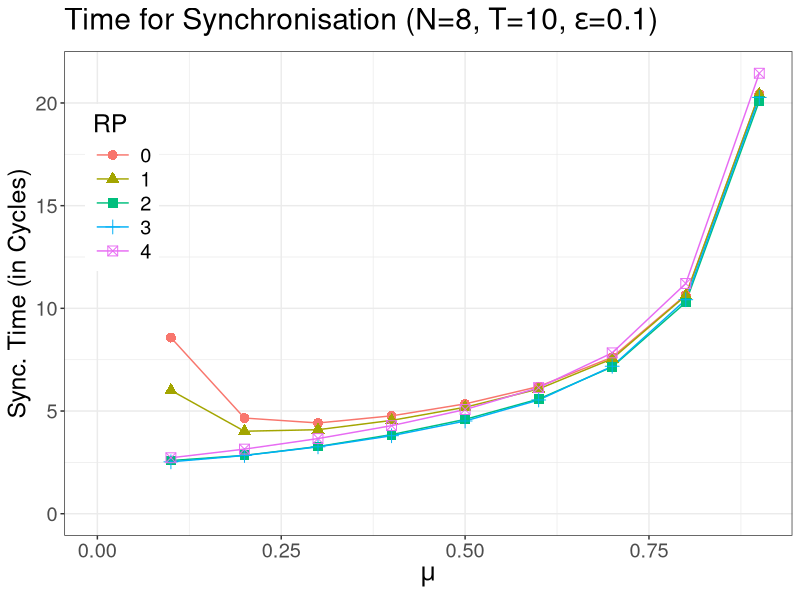
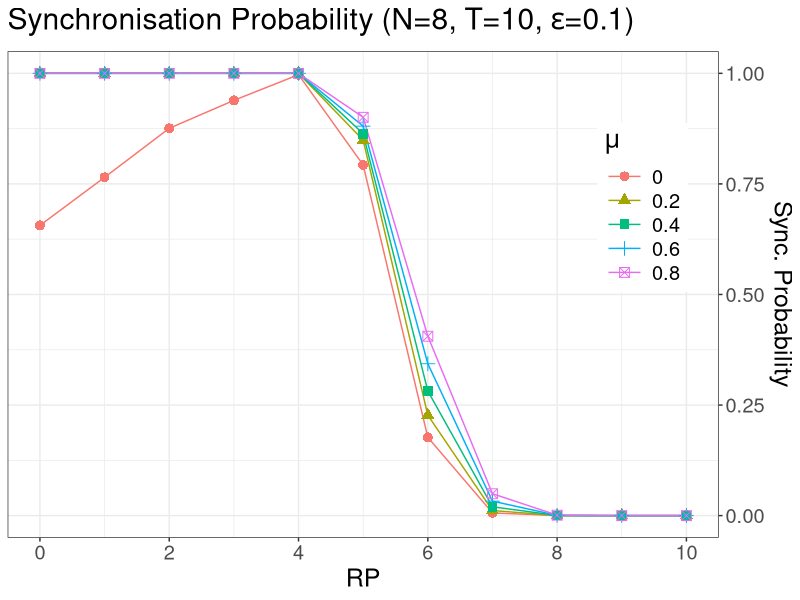
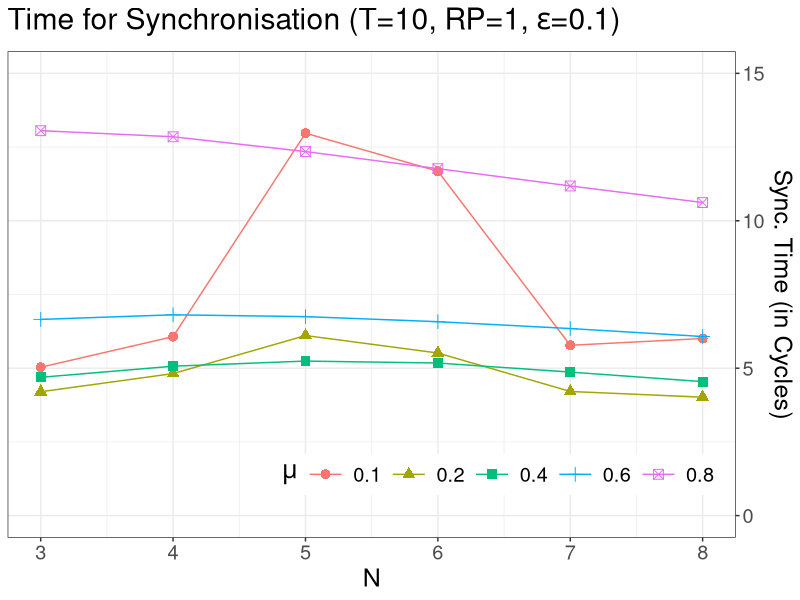
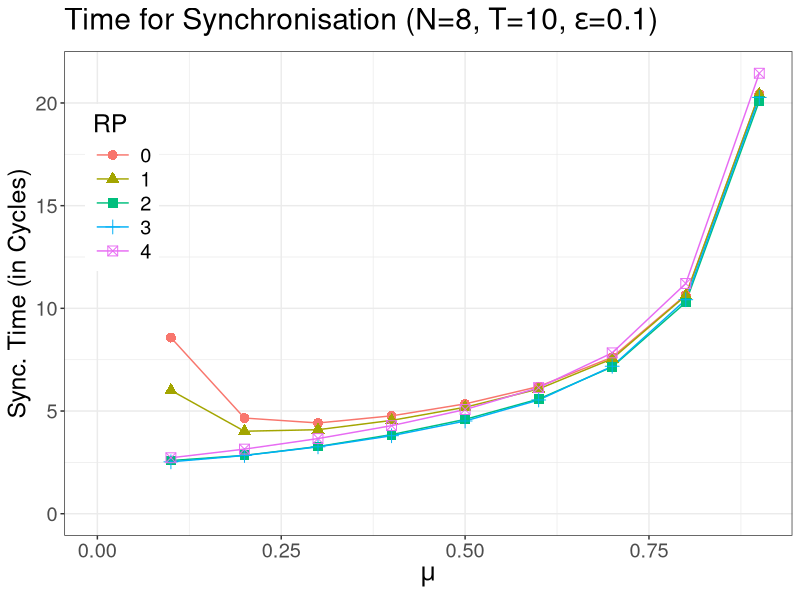
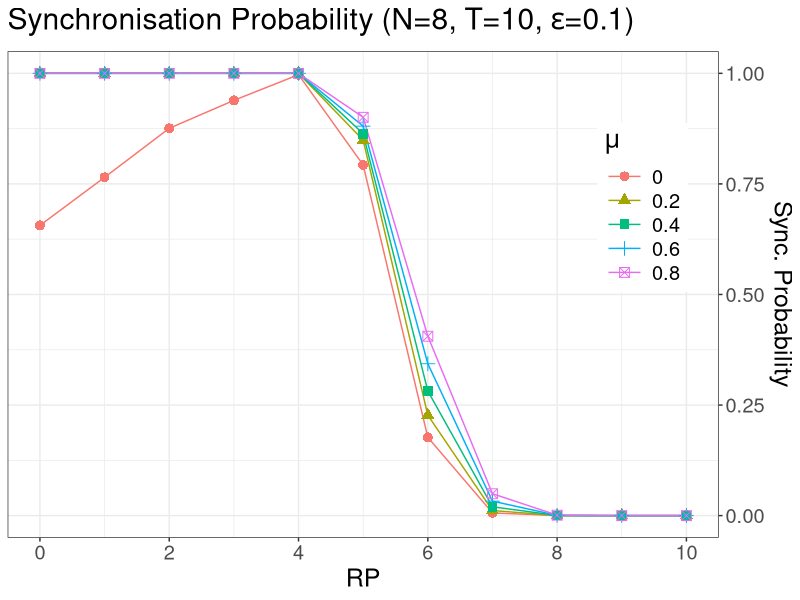
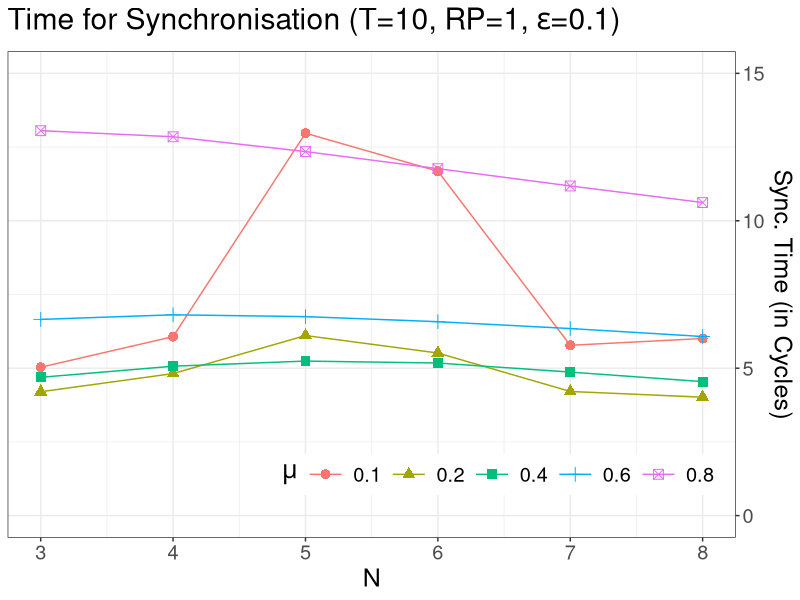

Write the R code that produced these figures, in order.
library(ggplot2)
#library(xtable)

#
# Load the model checking results. The first 5 columns are the parameters of 
# the model. Then we have 3 sections of 7 columns each. Within these sections, we have 
# the following structure:
# model checking result, model construction time, states of the model, transistions of the model, size of probability matrix, time for model checking, memory for model checking
#
# The first section contains the result for checking P=?[F synchronised], the second for R{"time_to_synch"}=? [F synchronised]
# The third section contains results we did not use for the analysis.

n3 = read.csv("ms_n3.csv",
              col.names=c("N","T","eps","RP", "ML",
                          "prob_sync","prob_mconst",  "prob_states", "prob_transitions", "prob_matrix","prob_mcheck", "prob_mem",
                          "time_sync","time_mconst", "time_states", "time_transitions", "time_matrix", "time_mcheck","time_mem" ,
                          "timef_sync","timef_mconst", "timef_states", "timef_transitions", "timef_matrix", "timef_mcheck","timef_mem"
              ), header=FALSE)

n4 = read.csv("ms_n4.csv",
              col.names=c("N","T","eps","RP", "ML",
                          "prob_sync","prob_mconst",  "prob_states", "prob_transitions", "prob_matrix","prob_mcheck", "prob_mem",
                          "time_sync","time_mconst", "time_states", "time_transitions", "time_matrix", "time_mcheck","time_mem",
                          "timef_sync","timef_mconst", "timef_states", "timef_transitions", "timef_matrix", "timef_mcheck","timef_mem"
              ),header=FALSE)

n5 = read.csv("ms_n5.csv",
              col.names=c("N","T","eps","RP", "ML",
                          "prob_sync","prob_mconst",  "prob_states", "prob_transitions", "prob_matrix","prob_mcheck", "prob_mem",
                          "time_sync","time_mconst", "time_states", "time_transitions", "time_matrix", "time_mcheck","time_mem",
                          "timef_sync","timef_mconst", "timef_states", "timef_transitions", "timef_matrix", "timef_mcheck","timef_mem"
              ),header=FALSE)
n6 = read.csv("ms_n6.csv",
              col.names=c("N","T","eps","RP", "ML",
                          "prob_sync","prob_mconst",  "prob_states", "prob_transitions", "prob_matrix","prob_mcheck", "prob_mem",
                          "time_sync","time_mconst", "time_states", "time_transitions", "time_matrix", "time_mcheck","time_mem",
                          "timef_sync","timef_mconst", "timef_states", "timef_transitions", "timef_matrix", "timef_mcheck","timef_mem"
              ),header=FALSE)
n7 = read.csv("ms_n7.csv",
              col.names=c("N","T","eps","RP", "ML",
                          "prob_sync","prob_mconst",  "prob_states", "prob_transitions", "prob_matrix","prob_mcheck", "prob_mem",
                          "time_sync","time_mconst", "time_states", "time_transitions", "time_matrix", "time_mcheck","time_mem",
                          "timef_sync","timef_mconst", "timef_states", "timef_transitions", "timef_matrix", "timef_mcheck","timef_mem"
              ),header=FALSE)

n8_prob = read.csv("ms-prob_n8.csv", 
              col.names=c("N","T","eps","RP", "ML", "U", "CD",
                          "prob_sync"),header=FALSE)

n8_time = read.csv("ms-time_n8.csv", 
              col.names=c("N","T","eps","RP", "ML", "U", "CD",
                          "time_sync"),header=FALSE)

n8 = merge(n8_prob, n8_time, by=c("N","T","eps","RP", "ML", "U", "CD"), all=TRUE)

keep = c( "N","T","eps","RP", "ML",
          "prob_sync", "time_sync")
# create a single dataframe containing the results
 rawdata = rbind(n3, n4)
 rawdata = rbind(rawdata,n5)
 rawdata = rbind(rawdata,n6)
 rawdata = rbind(rawdata,n7)
 rawdata = rawdata[keep]
 n8 = n8[keep]
 rawdata = rbind(rawdata,n8)

# some cleaning of the data: remove missing values (due to failure of prism) 
# and censordata for T > 10 :) (we did not get results for N=7 and T=11 in reasonable time)
prob_data <- rawdata[!is.na(rawdata$prob_sync) & rawdata$T < 11,]
time_data <- rawdata[!is.na(rawdata$time_sync)& rawdata$T < 11,]

# just out of curiosity, we save the missing values in new dataframes
#prob_missingdata <- rawdata[is.na(rawdata$prob_sync),]
#time_missingdata <- rawdata[is.na(rawdata$time_sync),]

# our own colour scheme, if colour is used in the graphs (most palettes do not contain enough colours)
col <- c("blue","red", "green","violet","black","orange",
         "steelblue4", "brown","yellowgreen", "darkgreen", 
         "palevioletred3", "salmon1", "chocolate4", "firebrick2",
         "grey43")


# size of the created pdfs
gheight <- 10
gwidth<-20
dotsize <- 3

# font size in created graphs 
gtext <- 18

# constants to define which graphs and tables should be created
create_graphs <- TRUE
create_tables <- FALSE

fix_n_t_e_prob_vs_ml <- TRUE
fix_n_t_e_prob_vs_rp <- TRUE
#fix_t_r_e_time_vs_N <- TRUE
fix_n_r_ml_time_vs_T <-FALSE
fix_n_r_e_time_vs_T <- FALSE
fix_n_ml_e_rp_perc <- FALSE
fix_t_r_ml_time_vs_N <-FALSE
fix_t_r_e_time_vs_N <-TRUE
fix_r_ml_e_time_vs_N <- FALSE
fix_r_ml_e_time_vs_T <-FALSE
checking_graphs <- FALSE

# greyscale or colour?
grey_scale <- FALSE

if (grey_scale) {
  scale <- scale_color_grey(end=0.7)
  
} else {
  #scale <-  scale_colour_manual(values= col) 
  scale <- scale_color_hue()
  
  }

# create graphs for visualising the model checking results
if(fix_n_t_e_prob_vs_ml & create_graphs) {
  for (n in c(8)) {
    for (t in c(10)) {
      for (e in c(0.1)) {
#        prob_data_set=prob_data[prob_data$N == n & prob_data$T == t & prob_data$eps ==e,]
        time_data_set=time_data[time_data$N == n & time_data$T == t & time_data$eps ==e ,]
        
        # prob_vs_ml <- ggplot(data=prob_data_set,aes(y = prob_sync, x = ML, color=factor(RP), shape=factor(RP)) ) +
        #   geom_line() +
        #   geom_point(size=3)+
        #   theme_bw()+
        #   scale+
        #   scale_shape_manual(values=1:nlevels(factor(prob_data$RP))) +
        #   ggtitle(substitute("M&S Synchronisation Probability (N="*n*", T="*t*","~epsilon*"="*e*")", list(n = bquote(.(n)), t = bquote(.(t)), e=bquote(.(e))))) +
        #   labs( x = expression(mu), y = "Sync. Probability", colour="RP", shape="RP") 
        
        time_data_set <- time_data_set[time_data_set$time_sync != "Inf",]
        time_vs_ml <- ggplot(time_data_set)+ #,aes(y = time_sync, x = ML, color=factor(RP), shape=factor(RP), size=dotsize) )
        geom_line(aes( x=ML,y=time_sync, color=factor(RP)))+
          geom_point(aes(x=ML, y=time_sync, color=factor(RP), shape=factor(RP)), size=dotsize) +
          theme_bw()+
          theme(legend.position=c(.125,.84), legend.justification = c(0.95,0.85), text = element_text(size=gtext))+
          guides(colour= guide_legend(keywidth = 2))+
#          geom_line() +
#          geom_point(size=3)+
          expand_limits(y=0,x=0)+
          scale+
#          scale_shape_manual(values=1:nlevels(factor(prob_data$RP))) +
          ggtitle(substitute("Time for Synchronisation (N="*n*", T="*t*","~epsilon*"="*e*")", list(n = bquote(.(n)), t = bquote(.(t)), e=bquote(.(e))))) +
          labs( x = expression(mu), y = "Sync. Time (in Cycles)", colour="RP",shape="RP") 
#        print(prob_vs_ml)
        print(time_vs_ml)
#        ggsave(sprintf("pdf/perez_n%d_t%d_e%f_prob_vs_ml.pdf",n,t,e), plot=prob_vs_ml, device="pdf", width=gwidth, height=gheight, units = "cm")
        ggsave(sprintf("pdf/perez_n%d_t%d_e%f_time_vs_ml.pdf",n,t,e), plot=time_vs_ml, device="pdf", width=gwidth, height=gheight, units = "cm")
      }
    }
  }
  
}

if(fix_n_t_e_prob_vs_rp & create_graphs) {
  for (n in  c(8)) {
    for (t in c(10)) {
      for (e in c(0.1)) {
        prob_data_set=prob_data[prob_data$N == n & prob_data$T == t & prob_data$eps ==e & (prob_data$ML==0 | prob_data$ML==0.2 |prob_data$ML==0.4 |prob_data$ML==0.6 |prob_data$ML==0.8 ),]
#        time_data_set=time_data[time_data$N == n & time_data$T == t & time_data$eps ==e,]
        
        prob_vs_rp <- ggplot(data=prob_data_set, aes( y = prob_sync, x = RP, color=factor(ML),shape=factor(ML)) ) +
          theme_bw()+
          theme(legend.position=c(.95,.8), legend.justification = c(0.95,0.85), text = element_text(size=gtext))+
          guides(colour= guide_legend(keywidth = 2))+
          geom_line() +
          geom_point(size=3)+
          scale_x_continuous(breaks=c(0,2,4,6,8,10,12,14))+
          scale_y_continuous(position="right")+
#          scale_shape_manual(values=1:nlevels(factor(prob_data$ML))) +
          scale+
          ggtitle(substitute("Synchronisation Probability (N="*n*", T="*t*","~epsilon*"="*e*")", list(n = bquote(.(n)), t = bquote(.(t)), e=bquote(.(e))))) +
          labs( x = "RP", y = "Sync. Probability", color=expression(mu), shape=expression(mu))
        
#        time_data_set <- time_data_set[time_data_set$time_sync != "Inf",]
#        time_vs_rp <- ggplot(data=time_data_set ) +
#          geom_line(aes(y = time_sync, x = RP, color=factor(ML))) +
          # theme_bw()+
          # expand_limits(y=0)+
          # scale_x_continuous(breaks=c(0,2,4,6,8,10,12,14))+
          # scale+
          # ggtitle(substitute("M&S Synchronisation Time (N="*n*", T="*t*","~epsilon*"="*e*")", list(n = bquote(.(n)), t = bquote(.(t)), e=bquote(.(e))))) +
          # labs( x = "RP", y = "Sync. Time (in Cycles)", color=expression(mu))
        
        print(prob_vs_rp)
#        print(time_vs_rp)
        ggsave(sprintf("pdf/perez_n%d_t%d_e%f_prob_vs_rp.pdf",n,t,e), plot=prob_vs_rp, device="pdf", width=gwidth, height=gheight, units = "cm")
#        ggsave(sprintf("pdf/perez_n%d_t%d_e%f_time_vs_rp.pdf",n,t,e), plot=time_vs_rp, device="pdf", width=gwidth, height=gheight, units = "cm")
        
        
      }
    }
  }
}


if (fix_n_r_ml_time_vs_T & create_graphs) {
  for (n in c(7)) {
    for (r in c(1)) {
      for (ml in c(0.5)) {
        time_data_set=time_data[time_data$N == n &time_data$RP==r & time_data$ML ==ml,]
        time_data_set <- time_data_set[time_data_set$time_sync != "Inf",]
        time_vs_T <- ggplot(data=time_data_set ) +
          geom_line(aes(y = time_sync, x = T, color=factor(eps))) +
          theme_bw()+
          expand_limits(y=0)+
          scale+
          
          scale_y_continuous(limits = c(0,NA))+
          ggtitle(substitute("M&S Synchronisation Time (N="*np*", RP="*r*","~mu*"="* ml*")", list(np = bquote(.(n)), r = bquote(.(r)), ml=bquote(.(ml))))) +
          labs( x = "T", y = "Sync. Time (in Cycles)", color=expression(epsilon))+
          theme_bw()
        
        print(time_vs_T)
        ggsave(sprintf("pdf/perez_n%d_rp%d_ml%f_time_vs_T.pdf",n,r,ml), plot=time_vs_T, device="pdf", width=gwidth, height=gheight, units = "cm")
        
      }
    }
  }
  
}

if (fix_n_r_e_time_vs_T & create_graphs) {
  for (n in c(7)) {
    for (r in c(1)) {
      for (e in c(0.2)) {
        
        time_data_set=time_data[time_data$N == n &time_data$RP==r & time_data$eps ==e,]
        time_data_set <- time_data_set[time_data_set$time_sync != "Inf",]
        time_vs_T <- ggplot(data=time_data_set ) +
          geom_line(aes(y = time_sync, x = T, color=factor(ML))) +
          theme_bw()+
          expand_limits(y=0)+
          scale+
          scale_y_continuous(limits = c(0,NA))+
          ggtitle(substitute("M&S Synchronisation Time (N="*np*", RP="*r*","~epsilon*"="* e*")", list(np = bquote(.(n)), r = bquote(.(r)), e=bquote(.(e))))) +
          labs( x = "T", y = "Sync. Time (in Cycles)", color=expression(mu))+
          theme_bw()
        print(time_vs_T)
        ggsave(sprintf("pdf/perez_n%d_rp%d_e%f_time_vs_T.pdf",n,r,e), plot=time_vs_T, device="pdf", width=gwidth, height=gheight, units = "cm")
        
      }
    }
  }
  
}

if (fix_n_ml_e_rp_perc & create_graphs) {
  for (n in c(7)) {
    for (ml in c(0.2)) {
      for (e in c(0.2)) {
        
        prob_data_set=prob_data[ prob_data$N == n & prob_data$eps == e & prob_data$ML ==ml,]
        time_data_set=time_data[time_data$N == n &time_data$eps==e & time_data$ML ==ml,]
        time_data_set <- time_data_set[time_data_set$time_sync != "Inf",]
        prob_vs_rp_perc <- ggplot(data=prob_data_set, aes( y = prob_sync, x = (RP/ T * 100)))  +
          theme_bw()+
          geom_line(aes(color=factor(T))) +
          scale+
          ggtitle(substitute("M&S Synchronisation Probability (N="*np*", "*epsilon*"="*e*","~mu*"="* ml*")", list(np = bquote(.(n)), e = bquote(.(e)), ml=bquote(.(ml))))) +
          labs( x = "RP (percentage of T)", y = "Sync. Probability", color="T")
        
        time_vs_rp_perc <- ggplot(data= time_data_set ) +
          geom_line(aes(y = time_sync, x = ( RP/  T * 100), color=factor( T))) +
          expand_limits(y=0)+
          theme_bw()+
          scale+
          ggtitle(substitute("M&S Synchronisation Time (N="*np*", "*epsilon*"="*e*","~mu*"="* ml*")", list(np = bquote(.(n)), e = bquote(.(e)), ml=bquote(.(ml))))) +
          labs( x = "RP (percentage of T)", y = "Sync. Time (in Cycles)", color="T")
        
        
        print(prob_vs_rp_perc)
        print(time_vs_rp_perc)
        ggsave(sprintf("pdf/perez_n%d_ml%f_e%f_prob_vs_rp_perc.pdf",n,ml,e), plot=prob_vs_rp_perc, device="pdf", width=gwidth, height=gheight, units = "cm")
        ggsave(sprintf("pdf/perez_n%d_ml%f_e%f_time_vs_rp_perc.pdf",n,ml,e), plot=time_vs_rp_perc, device="pdf", width=gwidth, height=gheight, units = "cm")
      }
    }
  }
}

if(fix_t_r_ml_time_vs_N & create_graphs) {
  for (t in c(10)) {
    for (r in c(1,4)) {
      for (ml in c(0.2, 0.3)) {
        time_data_set=time_data[time_data$T == t &time_data$RP==r & time_data$ML ==ml,]
        time_data_set <- time_data_set[time_data_set$time_sync != "Inf",]
        time_vs_N <- ggplot(data=time_data_set ) +
          theme_bw()+
          expand_limits(y=0)+
          geom_line(aes(y = time_sync, x = N, color=factor(eps))) +
          scale+
          ggtitle(substitute("M&S Synchronisation Time (T="*t*", RP="*r*","~mu*"="* ml*")", list(t = bquote(.(t)),r = bquote(.(r)), ml=bquote(.(ml))))) +
          labs( x = "N", y = "Sync. Time (in Cycles)", color=expression(epsilon))
        print(time_vs_N)
        
        ggsave(sprintf("pdf/perez_t%d_rp%d_ml%f_time_vs_N.pdf",t,r,ml), plot=time_vs_N, device="pdf", width=gwidth, height=gheight, units = "cm")
      }
    }
  }
}

if(fix_t_r_e_time_vs_N & create_graphs) {
  
  for (t in c(10)) {
    for (r in c(1)) {
      for (e in c(0.1)) {
        time_data_set=time_data[time_data$T == t &time_data$RP==r & time_data$eps ==e& (time_data$ML==0.1 | time_data$ML==0.2 |time_data$ML==0.4 |time_data$ML==0.6 |time_data$ML==0.8 ) ,]
        time_data_set <- time_data_set[time_data_set$time_sync != "Inf",]
        # we use a special treatment for refractory period of 1 and epsilon=.1, to create nicer graph in the paper
        if (r ==1 & e==0.1 ) {
          time_vs_N <- ggplot(data=time_data_set,aes(y = time_sync, x = N, color=factor(ML), shape=factor(ML)) ) +
            theme_bw()+
            expand_limits(y=c(0,15))+
            geom_line() +
            geom_point(size=3)+
            scale+
            theme(legend.position=c(.95,.16), legend.justification = c(0.95,0.85),legend.direction = "horizontal", text = element_text(size=gtext))+
            guides(colour= guide_legend(keywidth = 2))+
            scale_y_continuous(position="right")+
#            scale_shape_manual(values=1:nlevels(factor(prob_data$ML))) +
            ggtitle(substitute("Time for Synchronisation (T="*t*", RP="*r*","~epsilon*"="* e*")", list(t = bquote(.(t)),r = bquote(.(r)), e=bquote(.(e))))) +
            labs( x = "N", y = "Sync. Time (in Cycles)", color=expression(mu), shape=expression(mu))
        } else {
          time_vs_N <- ggplot(data=time_data_set ) +
            theme_bw()+
            expand_limits(y=0)+
            geom_line(aes(y = time_sync, x = N, color=factor(ML))) +
            scale+
            ggtitle(substitute("M&S Synchronisation Time (T="*t*", RP="*r*","~epsilon*"="* e*")", list(t = bquote(.(t)),r = bquote(.(r)), e=bquote(.(e))))) +
            labs( x = "N", y = "Sync. Time (in Cycles)", color=expression(mu))
        }
        print(time_vs_N)
        
        ggsave(sprintf("pdf/perez_t%d_rp%d_e%f_time_vs_N.pdf",t,r,e), plot=time_vs_N, device="pdf", width=gwidth, height=gheight, units = "cm")
      }
    }
  }
}



if(fix_r_ml_e_time_vs_N & create_graphs) {
  
  for (r in c(1,2)) {
    for (ml in c(0.1,0.2,0.9)) {
      for (e in c(0.2)) {     
        time_data_set=time_data[time_data$RP == r &time_data$ML==ml & time_data$eps ==0.1 & time_data$T < 11,]
        time_data_set <- time_data_set[time_data_set$time_sync != "Inf",]
        time_vs_N <- ggplot(data=time_data_set ) +
          theme_bw()+
          expand_limits(y=0)+
          geom_line(aes(y = time_sync, x = N, color=factor(T))) +
          scale+
          ggtitle(substitute("M&S Synchronisation Time (RP="*r*", "~mu*"="*ml*")", list(r = bquote(.(r)), ml = bquote(.(ml)))))+
          labs( x = "N", y = "Sync. Time (in Cycles)", color="T")
        print(time_vs_N)
      }
    }
  }
}


if(fix_r_ml_e_time_vs_T & create_graphs) {
  
  for (r in c(1)) {
    for (ml in c(0.1,0.2,0.9)) {
      for (e in c(0.2)) {     
        time_data_set=time_data[time_data$RP == r &time_data$ML==ml & time_data$eps ==e & time_data$T < 11,]
        time_data_set <- time_data_set[time_data_set$time_sync != "Inf",]
        time_vs_N <- ggplot(data=time_data_set,aes(x = T, y =time_sync, colour=factor(N)) ) +
          theme_bw()+
          expand_limits(y=0)+
          geom_line()+
          scale+
          ggtitle(substitute("M&S Synchronisation Time (RP="*r*", "~epsilon*"="*e*"  "~mu*"="*ml*")", list(r = bquote(.(r)), ml = bquote(.(ml)), e=bquote(.(e)))))+
          labs( x = "T", y = "Sync. Time (Cycles)", color="N")
        print(time_vs_N)
        ggsave(sprintf("pdf/perez_rp%d_ml%f_e%f_time_vs_T.pdf",r,ml,e), plot=time_vs_N, device="pdf", width=gwidth, height=gheight, units = "cm")
      }
    }
  }
}

# graphs for meta-data like model checking time, etc.
if(checking_graphs)  {
  data_set=rawdata[rawdata$RP == 1 & rawdata$eps == .1 & rawdata$ML==0.1 & rawdata$T < 11,]
  
  mconst_vs_n <- ggplot(data=data_set  ) +
    geom_line(aes(x = data_set$N, y = (data_set$prob_mconst), color=factor(data_set$T))) +
    theme_bw()+
    scale+
    ggtitle(sprintf("Model Construction Time ")) +
    labs( x = "N ", y = "Time (s)", color="T") 
  
  mcheck_vs_n <- ggplot(data=data_set  ) +
    geom_line(aes(x = data_set$N, y = (data_set$prob_mcheck), color=factor(data_set$T))) +
    theme_bw()+
    scale+
    ggtitle(sprintf("Modelchecking Time ")) +
    labs( x = "N ", y = "Time (s)", color="T") 
  
  mem_vs_n <- ggplot(data=data_set  ) +
    geom_line(aes(x = N, y = (prob_mem/(1024*1024)), color=factor(T))) +
    theme_bw()+
    scale+
    ggtitle(sprintf("Modelchecking Memory Consumption ")) +
    labs( x = "N ", y = "Size (GB)", color="T") 
  
  if (create_graphs) {
    print(mconst_vs_n)
    print(mcheck_vs_n)
    print(mem_vs_n)
    
    ggsave(sprintf("pdf/perez_mconst_vs_N.pdf"), plot=mconst_vs_n, device="pdf", width=gwidth, height=gheight, units = "cm")
    ggsave(sprintf("pdf/perez_mcheck_vs_N.pdf"), plot=mcheck_vs_n, device="pdf", width=gwidth, height=gheight, units = "cm")
    ggsave(sprintf("pdf/perez_mem_vs_N.pdf"), plot=mem_vs_n, device="pdf", width=gwidth, height=gheight, units = "cm")
  }
  # create tables containing memory consumption during model checking
  if (create_tables) {
    mem_table <- data_set[data_set$T == 10, c("N", "prob_mem")]
    mem_table$mem_MB <- mem_table$prob_mem/(1024)
    mem_table <- mem_table[, c("N", "mem_MB")]
    mconst_table <- data_set[data_set$T == 10, c("N", "prob_mconst")]
    
  }
  
}


